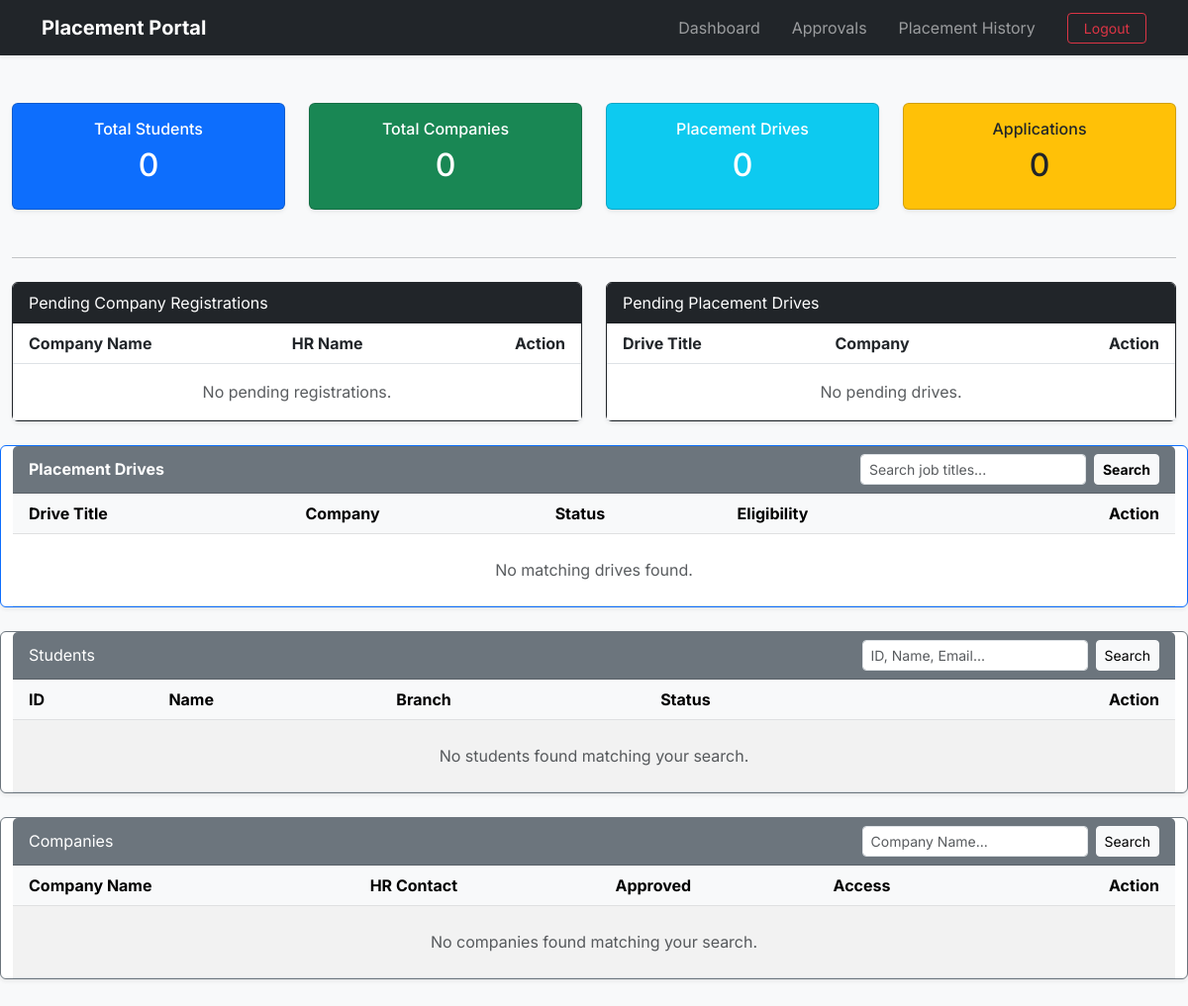
The app's page /admin/dashboard (signed in), older data.
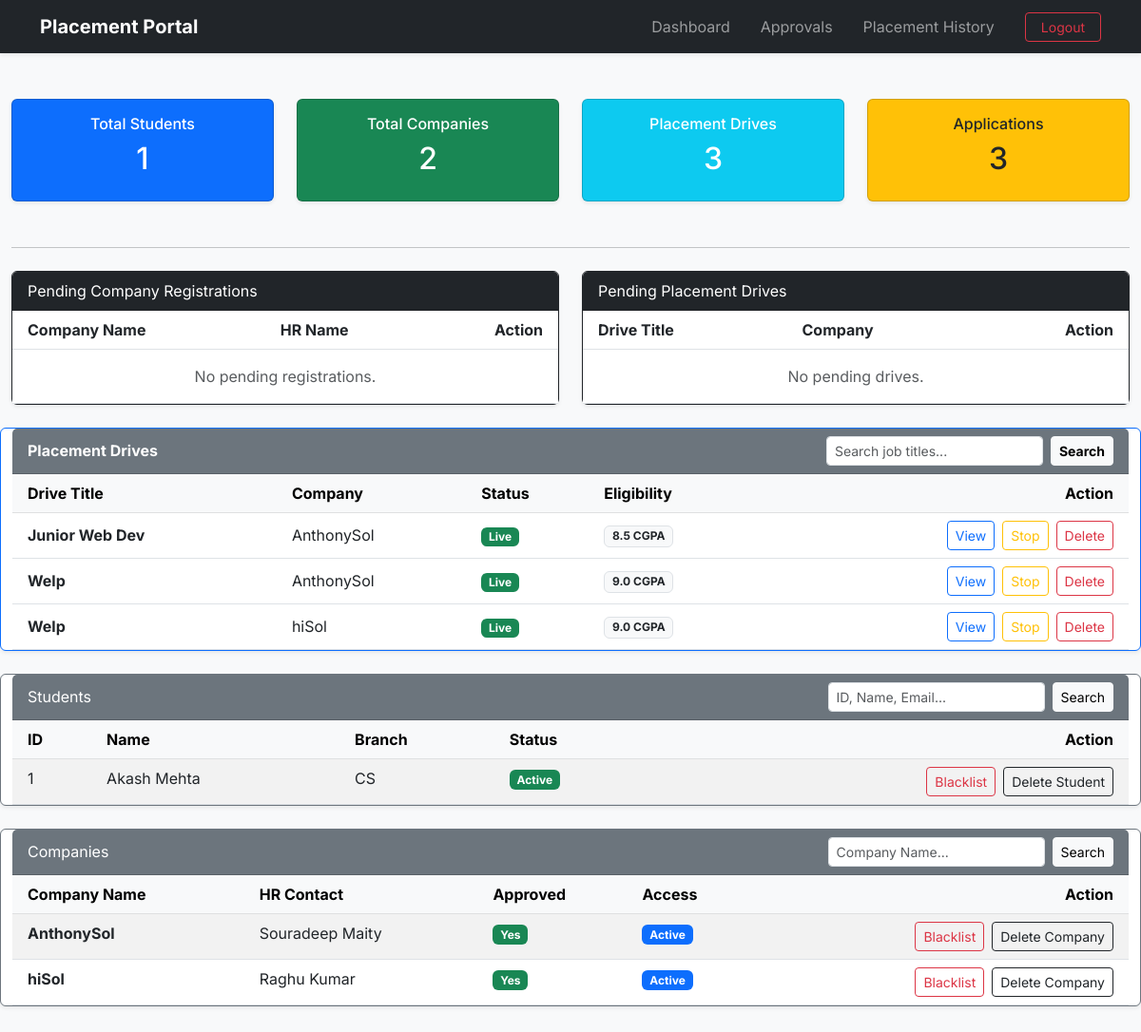
The same page, newer data.
### application/models.py (models this page shows)
class PlacementDrive(db.Model):
    __tablename__="placement_drives"
    id=db.Column(db.Integer(),primary_key=True)
    company_id=db.Column(db.Integer(),db.ForeignKey("companies.id"),nullable=False)
    job_title=db.Column(db.String(200),nullable=False)
    job_description=db.Column(db.Text(),nullable=False)
    job_location=db.Column(db.String(200),nullable=False)
    eligibility_CGPA=db.Column(db.Float(),nullable=False)
    eligibility_criteria_others=db.Column(db.Text(),nullable=True)
    deadline=db.Column(db.DateTime(),nullable=False)
    status=db.Column(db.String(30),default='Pending') #Pending, Approved, Denied or Closed. Will be done by Admin
    allowed_branches=db.Column(db.Text(),nullable=False)
    allowed_years=db.Column(db.Text(),nullable=False)
    created_at=db.Column(db.DateTime(),default=datetime.now)
    company=db.relationship("Company",back_populates="drives") #Child side
    applications=db.relationship("Application",back_populates="drive",cascade="all,delete-orphan") #Parent side

class Company(db.Model):
    __tablename__="companies"
    id=db.Column(db.Integer(),primary_key=True)
    user_id=db.Column(db.Integer(),db.ForeignKey("users.id"),nullable=False)
    company_name=db.Column(db.String(200),nullable=False)
    hr_name=db.Column(db.String(100),nullable=True)
    hr_contact=db.Column(db.String(100),nullable=True)
    website=db.Column(db.String(200),nullable=True)
    is_approved=db.Column(db.Boolean(),default=False) # Until Admin toggles this on the company wont be approved and wont be shown in dashboard
    user=db.relationship("User",back_populates="company") #Child side
    drives=db.relationship("PlacementDrive",back_populates="company",cascade="all,delete-orphan") #Parent side

class Student(db.Model):
    __tablename__="students"
    id=db.Column(db.Integer(),primary_key=True)
    user_id=db.Column(db.Integer(),db.ForeignKey("users.id"),nullable=False)
    name=db.Column(db.String(100),nullable=False)
    college=db.Column(db.String(200),nullable=False)
    branch=db.Column(db.String(100),nullable=False)
    semester=db.Column(db.String(10),nullable=False)
    cgpa=db.Column(db.Float(),nullable=False)
    resume_path=db.Column(db.String(400)) #This will store the file path of where the resume is stored
    user=db.relationship("User",back_populates="student") #Child side
    applications=db.relationship("Application",back_populates="student",cascade="all,delete-orphan") #Parent side

class User(db.Model):
    __tablename__="users"
    id=db.Column(db.Integer(),primary_key=True)
    username=db.Column(db.String(100),nullable=False,unique=True)
    email=db.Column(db.String(200),nullable=False,unique=True)
    password=db.Column(db.String(255),nullable=False)
    role=db.Column(db.String(10),nullable=False,default="student")
    created_at=db.Column(db.DateTime(),default=datetime.now)
    is_blacklisted=db.Column(db.Boolean(),default=False)
    company=db.relationship("Company",back_populates="user",uselist=False,cascade="all,delete-orphan")
    student=db.relationship("Student",back_populates="user",uselist=False,cascade="all,delete-orphan")

### application/controllers.py (the view, shortened to what this page needs)
@app.route('/admin/dashboard')
def admin_dashboard():
    if session.get('role')!='admin':
        flash('Unauthorized!','danger')
        return redirect(url_for('login'))
    pending_companies=Company.query.filter_by(is_approved=False).all()
    all_students=Student.query.all()
    all_companies=Company.query.all()
    pending_drives=PlacementDrive.query.filter_by(status='Pending').all()
    active_drives=PlacementDrive.query.filter(PlacementDrive.status.in_(['Approved','Stopped'])).all()
    stats = {
        'students': Student.query.count(),
        'companies': Company.query.filter_by(is_approved=True).count(),
        'drives': PlacementDrive.query.filter_by(status='Approved').count(),
        'applications': Application.query.count()
    }
    s_q=request.args.get('student_q','')
    c_q=request.args.get('company_q','')
    student_query=Student.query
    all_students = student_query.all()
    company_query=Company.query.filter_by(is_approved=True)
    all_companies = company_query.all()
    d_q = request.args.get('drive_q', '')
    drive_query = PlacementDrive.query.filter(PlacementDrive.status.in_(['Approved', 'Stopped']))
    if d_q:
        drive_query = drive_query.filter(PlacementDrive.job_title.ilike(f'%{d_q}%') |
                                         PlacementDrive.allowed_branches.ilike(f'%{d_q}%')|
                                         PlacementDrive.allowed_years.ilike(f'%{d_q}%')|
                                         PlacementDrive.company.has(Company.company_name.ilike(f'%{d_q}%')))
    active_drives = drive_query.all()
    return render_template('admin_dashboard.html',
                           stats=stats,
                           pending_companies=pending_companies,
                           students=all_students,
                           all_companies=all_companies,
                           pending_drives=pending_drives,
                           active_drives=active_drives,
                           s_q=s_q,c_q=c_q,d_q=d_q)

### templates/admin_dashboard.html (shortened to what the changed rows need)
{% extends 'base.html' %}
{% block content %}
<div class="container-fluid mt-4">
    <div class="row">
        <div class="col-md-3 mb-4">
            <div class="card bg-primary text-white shadow-sm">
                <div class="card-body text-center">
                    <h6>Total Students</h6>
                    <h2>{{ stats.students }}</h2>
                </div>
            </div>
        </div>
        <div class="col-md-3 mb-4">
            <div class="card bg-success text-white shadow-sm">
                <div class="card-body text-center">
                    <h6>Total Companies</h6>
                    <h2>{{ stats.companies }}</h2>
                </div>
            </div>
        </div>
        <div class="col-md-3 mb-4">
            <div class="card bg-info text-white shadow-sm">
                <div class="card-body text-center">
                    <h6>Placement Drives</h6>
                    <h2>{{ stats.drives }}</h2>
                </div>
            </div>
        </div>
        <div class="col-md-3 mb-4">
            <div class="card bg-warning text-dark shadow-sm">
                <div class="card-body text-center">
                    <h6>Applications</h6>
                    <h2>{{ stats.applications }}</h2>
                </div>
            </div>
        </div>
    </div>
    <div class="row">
        <div class="col-md-6">
            <div class="card mb-4 shadow-sm border-dark">
                <div class="card-body p-0">
                    <table class="table table-hover mb-0">
                        <thead>
                            <tr>
                                <th class="ps-3">Company Name</th>
                                <th>HR Name</th>
                                <th class="text-end pe-3">Action</th>
                            </tr>
                        </thead>
                    </table>
                </div>
            </div>
        </div>
        <div class="col-md-6">
            <div class="card mb-4 shadow-sm border-dark">
                <div class="card-body p-0">
                    <table class="table table-hover mb-0">
                        <thead>
                            <tr>
                                <th class="ps-3">Drive Title</th>
                                <th class="ps-3">Company</th>
                                <th class="text-end pe-3">Action</th>
                            </tr>
                        </thead>
                    </table>
                </div>
            </div>
        </div>
        <div class="card shadow-sm mb-4 border-primary">
        <div class="card-body p-0">
            <table class="table table-hover align-middle mb-0">
                <thead class="table-light">
                    <tr>
                        <th class="ps-3">Drive Title</th>
                        <th>Company</th>
                        <th>Status</th> <th>Eligibility</th>
                        <th class="text-end pe-3">Action</th>
                    </tr>
                </thead>
                <tbody>
                    {% for drive in active_drives %}
                    <tr class="{{ 'table-light text-muted' if drive.status == 'Stopped' }}"> <td class="ps-3">
                            <strong>{{ drive.job_title }}</strong>
                        </td>
                        <td>{{ drive.company.company_name }}</td>
                        <td>
                            {% if drive.status == 'Approved' %}
                                <span class="badge bg-success">Live</span>
                            {% else %}
                                <span class="badge bg-warning text-dark">Stopped</span>
                            {% endif %}
                        </td>
                        <td><span class="badge bg-light text-dark border">{{ drive.eligibility_CGPA }} CGPA</span></td>
                        <td class="text-end pe-3">
                            <div class="d-flex justify-content-end gap-2">
                                <a href="{{ url_for('admin_review_drive', drive_id=drive.id) }}" class="btn btn-sm btn-outline-primary">View</a>
                                {% if drive.status == 'Approved' %}
                                    <form action="{{ url_for('stop_drive', drive_id=drive.id) }}" method="POST" class="m-0">
                                        <button type="submit" class="btn btn-sm btn-outline-warning">Stop</button>
                                    </form>
                                {% else %}
                                    <form action="{{ url_for('resume_drive', drive_id=drive.id) }}" method="POST" class="m-0">
                                        <button type="submit" class="btn btn-sm btn-success text-white">Resume</button>
                                    </form>
                                {% endif %}
                                <form action="{{ url_for('delete_drive', drive_id=drive.id) }}" method="POST" class="m-0">
                                    <button type="submit" class="btn btn-sm btn-outline-danger">Delete</button>
                                </form>
                            </div>
                        </td>
                    </tr>
                    {% else %}
                    <tr><td colspan="5" class="text-center py-4 text-muted">No matching drives found.</td></tr>
                    {% endfor %}
                </tbody>
            </table>
        </div>
    </div>
    <div class="card shadow-sm mb-4 border-secondary">
        <div class="card-body p-0">
            <table class="table table-striped mb-0">
                <thead class="table-light">
                    <tr>
                        <th class="ps-3">ID</th>
                        <th>Name</th>
                        <th>Branch</th>
                        <th>Status</th>
                        <th class="text-end pe-3">Action</th>
                    </tr>
                </thead>
                <tbody>
                    {% for student in students %}
                    <tr>
                        <td class="ps-3">{{ student.id }}</td>
                        <td>{{ student.name }}</td>
                        <td>{{ student.branch }}</td>
                        <td>
                            <span class="badge {{ 'bg-danger' if student.user.is_blacklisted else 'bg-success' }}">
                                {{ 'Blacklisted' if student.user.is_blacklisted else 'Active' }}
                            </span>
                        </td>
                        <td class="text-end pe-3">
                            <div class="d-flex justify-content-end gap-2 align-items-center">
                                <form action="{{ url_for('toggle_blacklist', user_id=student.user_id) }}" method="POST" class="m-0">
                                    <button type="submit" class="btn btn-sm {{ 'btn-outline-warning' if student.user.is_blacklisted else 'btn-outline-danger' }}">
                                        {{ 'Activate' if student.user.is_blacklisted else 'Blacklist' }}
                                    </button>
                                </form>
                                <form action="{{ url_for('delete_user', user_id=student.user_id) }}" method="POST" class="m-0">
                                    <button type="submit" class="btn btn-sm btn-outline-dark">Delete Student</button>
                                </form>
                            </div>
                        </td>
                    </tr>
                    {% else %}
                    <tr><td colspan="5" class="text-center py-4 text-muted">No students found matching your search.</td></tr>
                    {% endfor %}
                </tbody>
            </table>
        </div>
    </div>
    <div class="card shadow-sm mb-4 border-secondary">
        <div class="card-body p-0">
            <table class="table table-striped mb-0">
                <thead class="table-light">
                    <tr>
                        <th class="ps-3">Company Name</th>
                        <th>HR Contact</th>
                        <th>Approved</th>
                        <th>Access</th>
                        <th class="text-end pe-3">Action</th>
                    </tr>
                </thead>
                <tbody>
                    {% for company in all_companies %}
                    <tr>
                        <td class="ps-3"><strong>{{ company.company_name }}</strong></td>
                        <td>{{ company.hr_name }}</td>
                        <td>
                            <span class="badge {{ 'bg-success' if company.is_approved else 'bg-warning text-dark' }}">
                                {{ 'Yes' if company.is_approved else 'No' }}
                            </span>
                        </td>
                        <td>
                            <span class="badge {{ 'bg-danger' if company.user.is_blacklisted else 'bg-primary' }}">
                                {{ 'Blacklisted' if company.user.is_blacklisted else 'Active' }}
                            </span>
                        </td>
                        <td class="text-end pe-3">
                            <div class="d-flex justify-content-end gap-2 align-items-center">
                                <form action="{{ url_for('toggle_blacklist', user_id=company.user_id) }}" method="POST" class="m-0">
                                    <button type="submit" class="btn btn-sm {{ 'btn-outline-warning' if company.user.is_blacklisted else 'btn-outline-danger' }}">
                                        {{ 'Activate' if company.user.is_blacklisted else 'Blacklist' }}
                                    </button>
                                </form>
                                <form action="{{ url_for('delete_user', user_id=company.user_id) }}" method="POST" class="m-0">
                                    <button type="submit" class="btn btn-sm btn-outline-dark">Delete Company</button>
                                </form>
                            </div>
                        </td>
                    </tr>
                    {% else %}
                    <tr><td colspan="5" class="text-center py-4 text-muted">No companies found matching your search.</td></tr>
                    {% endfor %}
                </tbody>
            </table>
        </div>
    </div>
</div>
{% endblock %}

Row changes from the older to the newer data that the page shows:
added PlacementDrive: job_title "Junior Web Dev", company.company_name "AnthonySol", status "Live", eligibility_CGPA "8.5"
added PlacementDrive: job_title "Welp", company.company_name "AnthonySol", status "Live", eligibility_CGPA "9.0"
added PlacementDrive: job_title "Welp", company.company_name "hiSol", status "Live", eligibility_CGPA "9.0"
added Student: id "1", name "Akash Mehta", branch "CS"
added User: is_blacklisted "Active", is_blacklisted "Blacklist"
added Company: company_name "AnthonySol", hr_name "Souradeep Maity", is_approved "Yes"
added User: is_blacklisted "Active", is_blacklisted "Blacklist"
added Company: company_name "hiSol", hr_name "Raghu Kumar", is_approved "Yes"
added User: is_blacklisted "Active", is_blacklisted "Blacklist"
Text that changed along with them:
{{ stats.students }}: "0" → "1"
{{ stats.companies }}: "0" → "2"
{{ stats.drives }}: "0" → "3"
{{ stats.applications }}: "0" → "3"
text no longer shown: "No matching drives found. No students found matching your search. No companies found matching your search."
